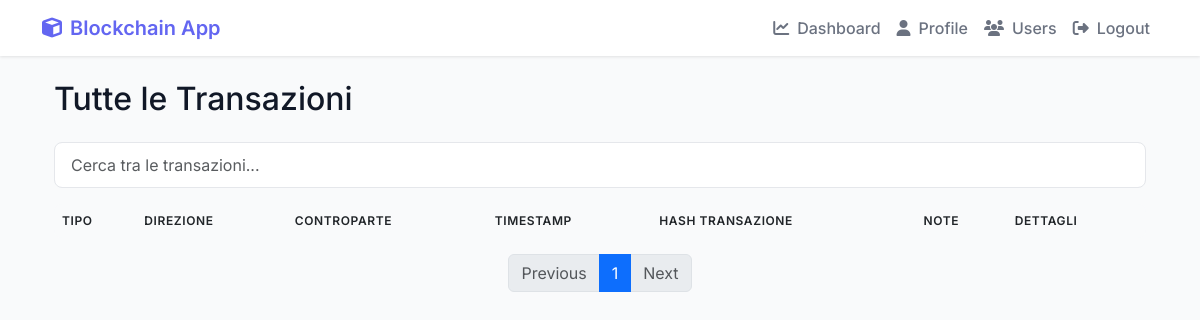
Page /all-transactions/ (signed in) on the earlier database version.
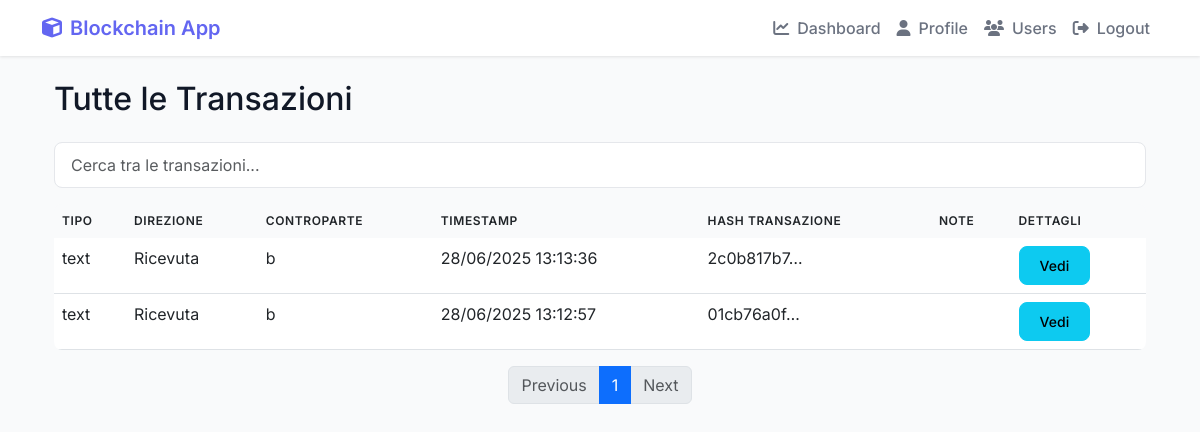
Same page on the later database version.
### Cripto1/models.py (models this page shows, shortened)
class Transaction(models.Model):
    TRANSACTION_TYPES = [
        ('text', 'Text Message'),
        ('file', 'File Upload'),
    ]
    block = models.ForeignKey(Block, on_delete=models.CASCADE, related_name='transactions', null=True, blank=True)
    type = models.CharField(max_length=50, choices=TRANSACTION_TYPES)
    sender = models.ForeignKey(User, on_delete=models.CASCADE, related_name='sent_transactions')
    receiver = models.ForeignKey(User, on_delete=models.CASCADE, related_name='received_transactions')
    sender_public_key = models.TextField(null=True, blank=True)  # Nuovo campo
    content = models.TextField(blank=True)  # For text messages
    file = models.FileField(upload_to='transaction_files/', null=True, blank=True,
                          validators=[FileExtensionValidator(allowed_extensions=['pdf', 'csv', 'xlsx', 'xls', 'doc', 'docx', 'txt'])])
    timestamp = models.FloatField()
    transaction_hash = models.CharField(max_length=255, unique=True)
    signature = models.TextField(null=True, blank=True)
    is_encrypted = models.BooleanField(default=False)
    original_filename = models.CharField(max_length=255, blank=True, null=True) # Per salvare il nome originale del file cifrato
    encrypted_symmetric_key = models.BinaryField(null=True, blank=True) # Per la chiave simmetrica cifrata del file
    receiver_public_key_at_encryption = models.TextField(null=True, blank=True) # Public key of receiver at the time of encryption
    max_downloads = models.IntegerField(null=True, blank=True, default=None) # Numero massimo di download consentiti
    current_downloads = models.IntegerField(default=0) # Contatore dei download effettuati
    is_viewed = models.BooleanField(default=False) # Indica se la transazione è stata visualizzata dal destinatario

### Cripto1/views.py (the view)
# urls.py: path('all-transactions/', views.all_transactions_view, name='all_transactions'),
@login_required
def all_transactions_view(request):
    transactions_list = Transaction.objects.filter(
        models.Q(sender=request.user) |
        models.Q(receiver=request.user)
    ).order_by('-timestamp')
    for tx in transactions_list:
        tx.timestamp_datetime = datetime.datetime.fromtimestamp(tx.timestamp)
        if tx.sender == request.user:
            tx.direction = "Inviata"
        else:
            tx.direction = "Ricevuta"
    paginator = Paginator(transactions_list, 10) # Show 10 transactions per page
    page = request.GET.get('page')
    try:
        transactions = paginator.page(page)
    except PageNotAnInteger:
        transactions = paginator.page(1)
    except EmptyPage:
        transactions = paginator.page(paginator.num_pages)
    context = {
        'all_transactions': transactions,
    }
    return render(request, 'Cripto1/all_transactions.html', context)

### Cripto1/templates/Cripto1/all_transactions.html (shortened to what this page needs)
{% extends 'Cripto1/base.html' %}
{% block content %}
<div class="container mt-4">
    <h2 class="mb-4">Tutte le Transazioni</h2>
    <div class="mb-3">
        <input type="text" id="transactionSearch" class="form-control" placeholder="Cerca tra le transazioni...">
    </div>
    <div class="table-responsive">
        <table class="table" id="transactionsTable">
            <thead>
                <tr>
                    <th>Tipo</th>
                    <th>Direzione</th>
                    <th>Controparte</th>
                    <th>Timestamp</th>
                    <th>Hash Transazione</th>
                    <th>Note</th>
                    <th>Dettagli</th>
                </tr>
            </thead>
            <tbody>
                {% for tx in all_transactions %}
                <tr>
                    <td>{{ tx.type }}</td>
                    <td>{{ tx.direction }}</td>
                    <td>
                        {% if tx.sender.userprofile.user_key == request.user.userprofile.user_key %}
                            {{ tx.receiver.username|truncatechars:10 }}
                        {% else %}
                            {{ tx.sender.username|truncatechars:10 }}
                        {% endif %}
                    </td>
                    <td>{{ tx.timestamp_datetime|date:"d/m/Y H:i:s" }}</td>
                    <td>{{ tx.transaction_hash|truncatechars:10 }}</td>
                    <td>
                    </td>
                    <td><a href="{% url 'Cripto1:transaction_details' tx.id %}" class="btn btn-info btn-sm">Vedi</a></td>
                </tr>
                {% endfor %}
            </tbody>
        </table>
    </div>
    <nav aria-label="Page navigation">
        <ul class="pagination justify-content-center">
            {% if all_transactions.has_previous %}
                <li class="page-item"><a class="page-link" href="?page={{ all_transactions.previous_page_number }}">Previous</a></li>
            {% else %}
                <li class="page-item disabled"><a class="page-link" href="#">Previous</a></li>
            {% endif %}
            {% for num in all_transactions.paginator.page_range %}
                {% if all_transactions.number == num %}
                    <li class="page-item active"><a class="page-link" href="?page={{ num }}">{{ num }}</a></li>
                {% else %}
                    <li class="page-item"><a class="page-link" href="?page={{ num }}">{{ num }}</a></li>
                {% endif %}
            {% endfor %}
            {% if all_transactions.has_next %}
                <li class="page-item"><a class="page-link" href="?page={{ all_transactions.next_page_number }}">Next</a></li>
            {% else %}
                <li class="page-item disabled"><a class="page-link" href="#">Next</a></li>
            {% endif %}
        </ul>
    </nav>
</div>
{% endblock %}

Differences in the rows shown:
added Transaction: type "text", direction "Ricevuta", sender.username "b", timestamp_datetime "28/06/2025 13:13:36", transaction_hash "2c0b817b7…"
added Transaction: type "text", direction "Ricevuta", sender.username "b", timestamp_datetime "28/06/2025 13:12:57", transaction_hash "01cb76a0f…"
